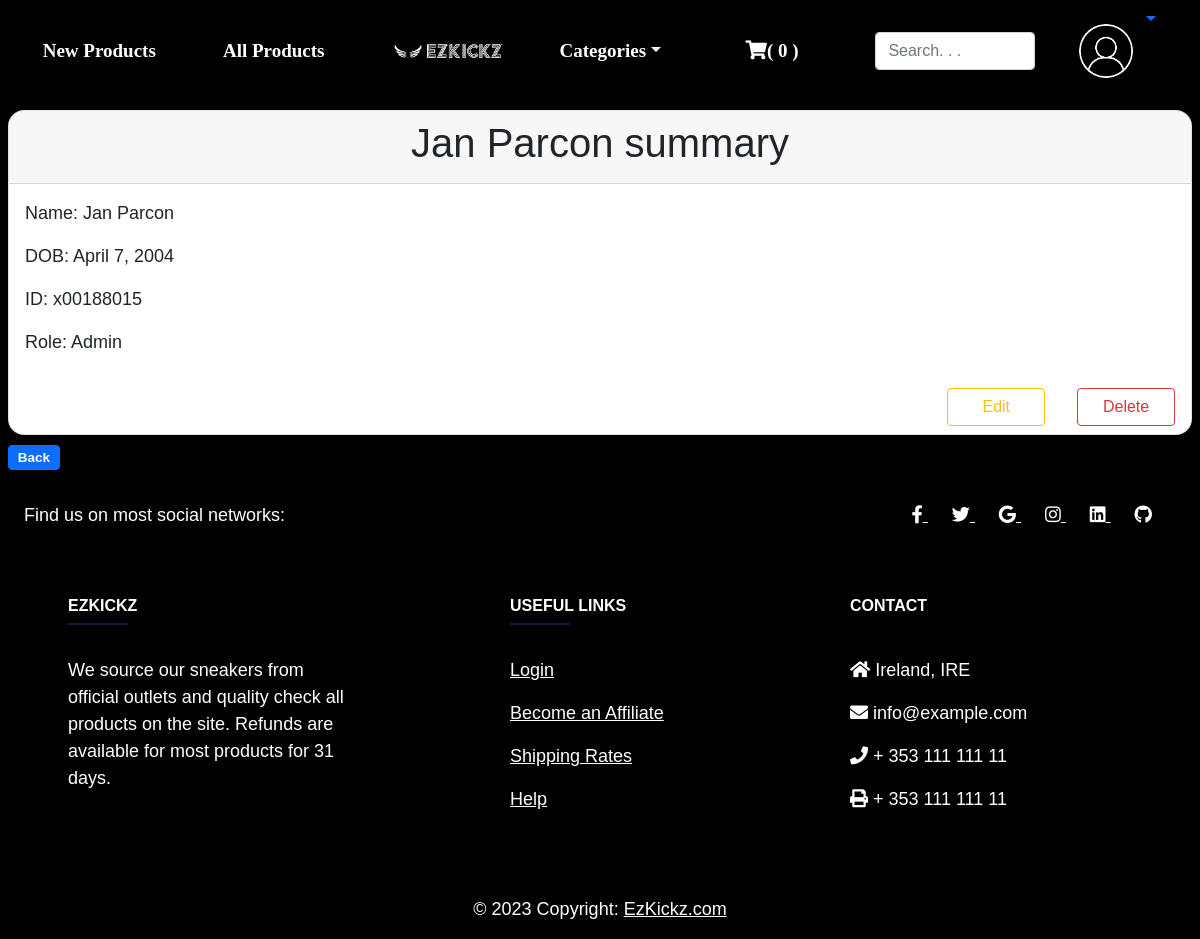
Page /staff/1/ (signed in) on the committed database.
### staff/models.py (models this page shows, shortened)
class Staff(models.Model):
    name = models.CharField(max_length=20)
    DOB = models.DateField(blank=False, null=False)
    ID_number = models.CharField(max_length=10)
    staff_type = models.ForeignKey(StaffType, on_delete=models.CASCADE)

class StaffType(models.Model):
    name = models.CharField(max_length=100)
    def __str__(self):
        return self.name

### staff/views.py (the view)
# urls.py: path('<int:pk>/', StaffDetailView.as_view(), name = 'staff_detail'),
class StaffDetailView(DetailView):
    model = Staff
    template_name = 'staff_detail.html'

### cart/context_processors.py (called while the page is built)
def counter(request):
    item_count = 0
    if 'admin' in request.path:
        return ()
    else:
        try:
            cart = Cart.objects.filter(cart_id = _cart_id(request))
            cart_items = CartItem.objects.all().filter(cart = cart[:1])
            for cart_item in cart_items:
                item_count += cart_item.quantity
        except Cart.DoesNotExist:
            item_count = 0
    return dict(item_count = item_count)

### cart/views.py (called while the page is built)
def _cart_id(request):
    cart = request.session.session_key
    if not cart:
        cart = request.session.create()
    return cart

### shop/context_processors.py (called while the page is built)
def menu_links(request):
    links = Category.objects.all()
    return dict(links = links)

### shop/models.py (called while the page is built)
    def get_absolute_url(self):
        return reverse('shop:categorizedproducts', args=[self.id])

### templates/staff_detail.html
{% extends 'base.html' %}
{% block content %}
<div class = "card m-2 gen_card">
    <div class = "card-header text-center">
        <h1>{{staff.name}} summary</h1>
    </div>
<div class = "staff-entry card-body">
    <p>Name: {{staff.name}}</p>
    <p>DOB: {{staff.DOB}}</p>
    <p>ID: {{staff.ID_number}}</p>
    <p>Role: {{staff.staff_type }}</p>
</div>
    <div class = "button_row">
        <a class = "btn col-1  btn-outline-warning col-1 gen_button3" href = "{% url 'staff_edit' staff.pk %}">Edit</a>
        <a class = "btn col-1  btn-outline-danger col-1  gen_button3" href = "{% url 'staff_delete' staff.pk %}">Delete</a>
    </div>
</div>
<a class = "btn badge btn-primary gen_button3" href = "{% url 'CRUD' %}">Back</a>
{% endblock content %}

### static/css/style.css (style rules this page uses)
body { font-family: 'Gill Sans', 'Gill Sans MT', Calibri, 'Trebuchet MS', sans-serif; background-color: black; }
.button_row { display: flex; flex-direction: row; align-items: flex-end; justify-content: flex-end; gap: 1rem; margin: 0 0.5rem 0 0; }
.gen_button3 { margin: 0 0.5rem 0.5rem 0.5rem; }
.gen_card { border-radius: 1rem; }
body { font-size: 18px; }

### rows in the picture
Staff: name "Jan Parcon", DOB "April 7, 2004", ID_number "x00188015", staff_type "Admin"

### other values in the picture
{{ item_count }} "0"
